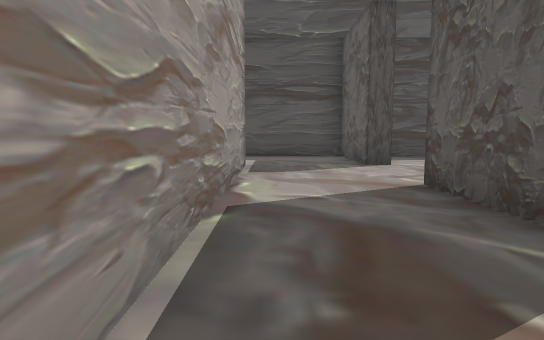
[1] (above)

24 first-person views from a walk through a 3-D level made in the Unity game engine. The camera is 1.3 m above the floor, tilts 6° down and sees 75° across. The floor is counted in squares, 2 m on a side. Each view is taken from the middle of a square. On the plan, view 1 faces up. The plan holds only what a view shows up to about 10 squares ahead; the rest is blank. The player character is not drawn.

[2]
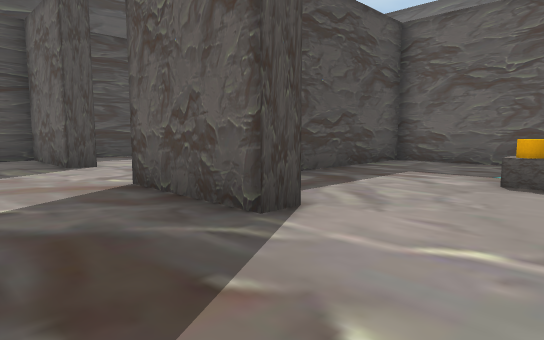

[3]
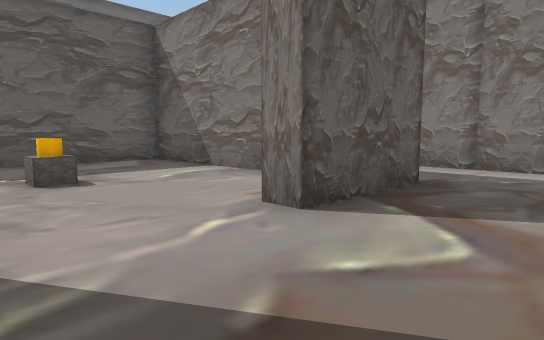

[4]
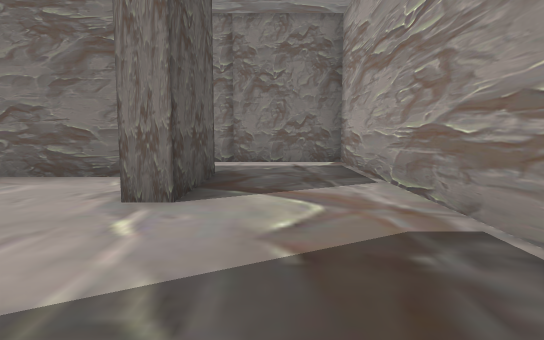

[5]
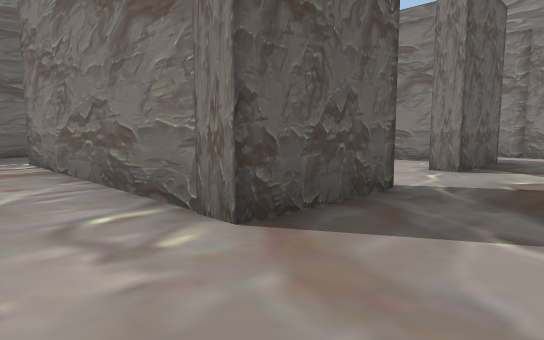

[6]
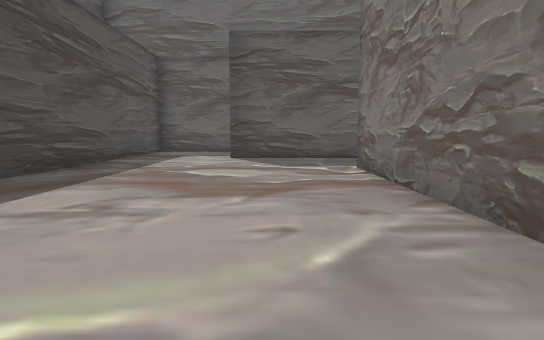

[7]
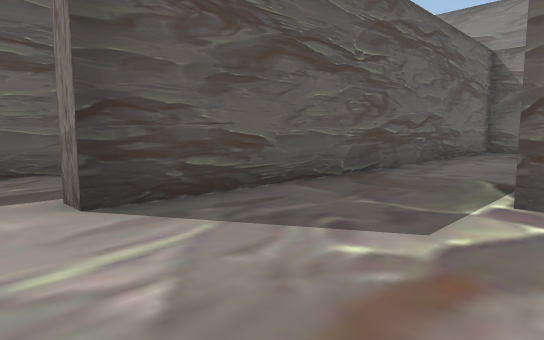

[8]
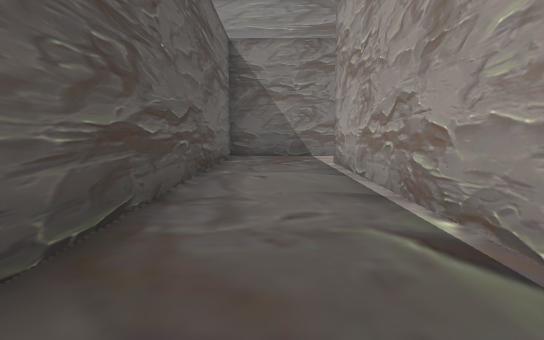

[9]
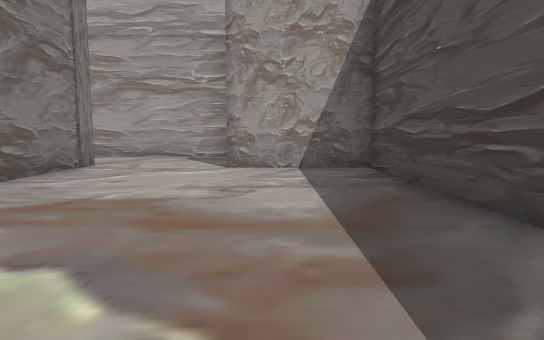

[10]
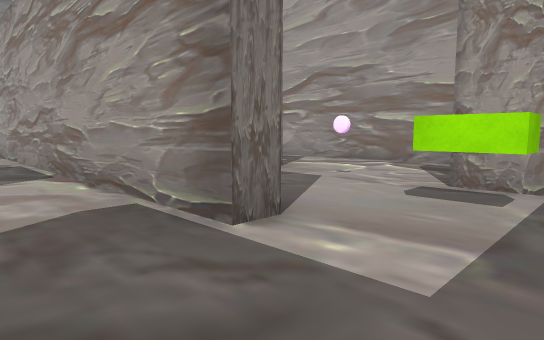

[11]
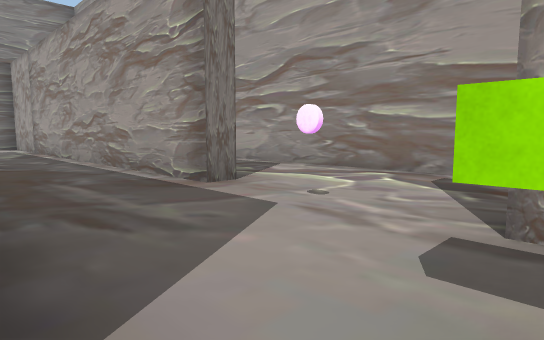

[12]
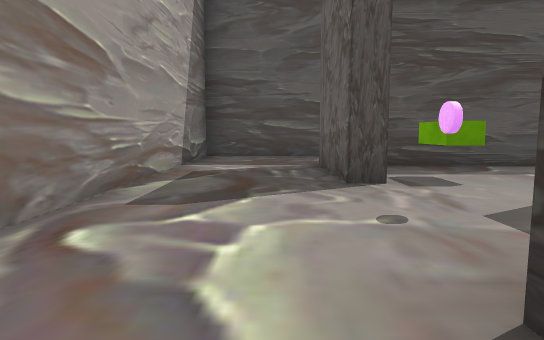

[13]
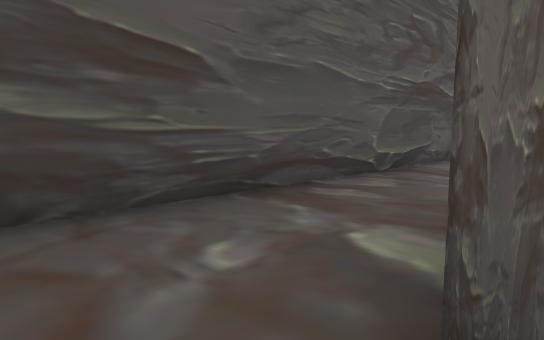

[14]
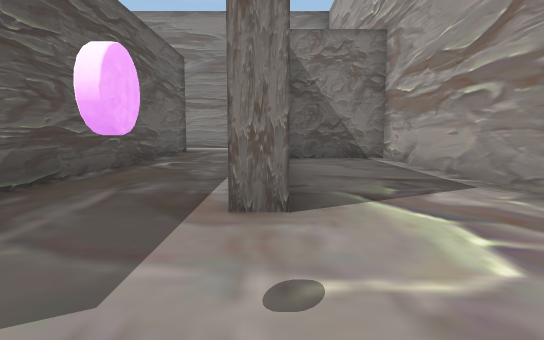

[15]
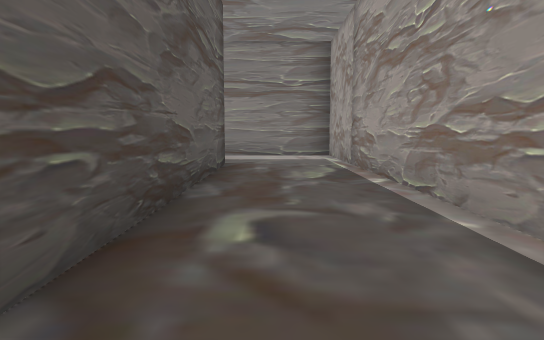

[16]
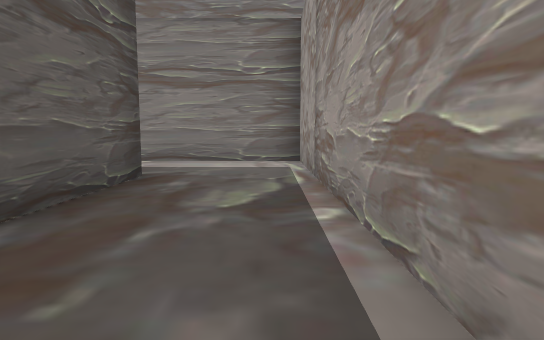

[17]
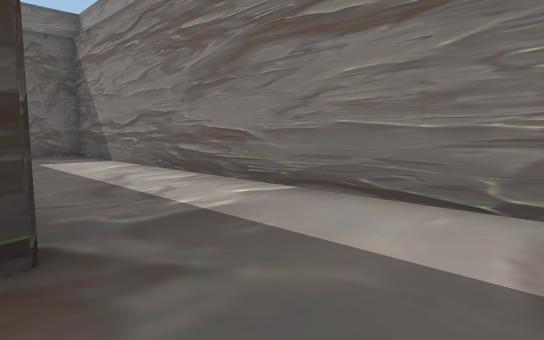

[18]
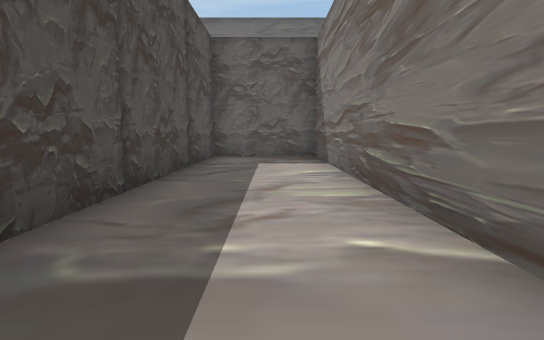

[19]
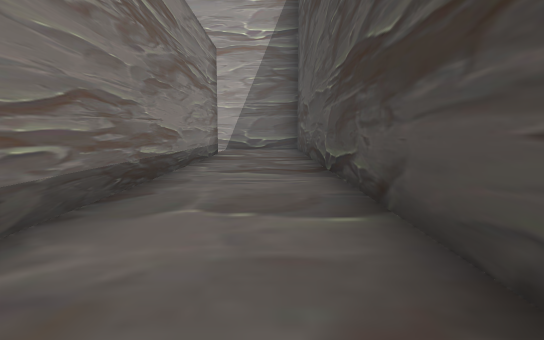

[20]
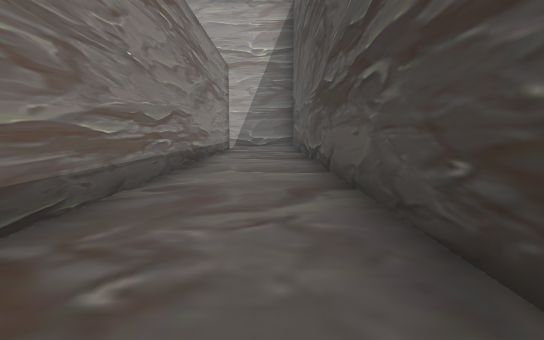

[21]
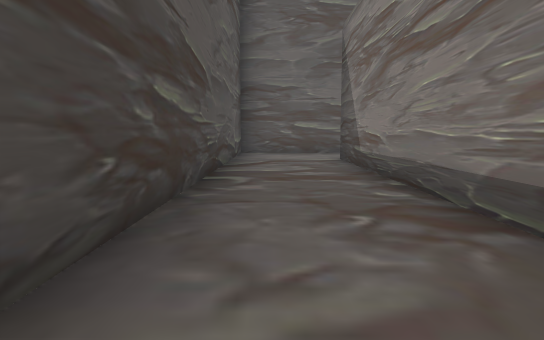

[22]
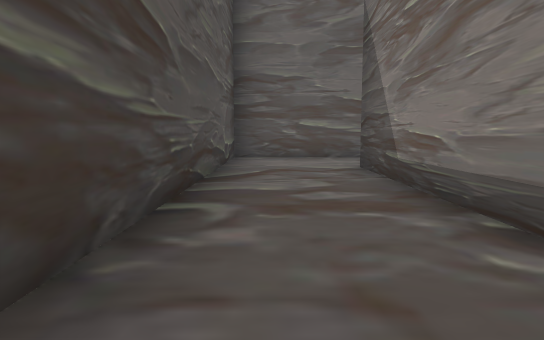

[23]
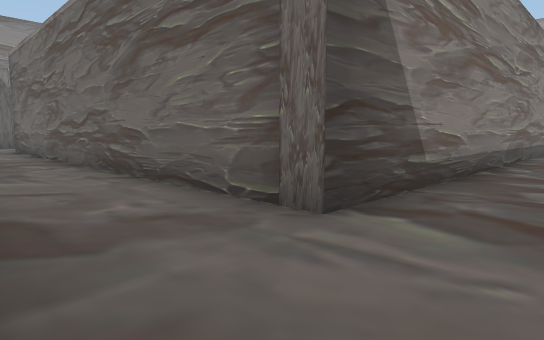

[24]
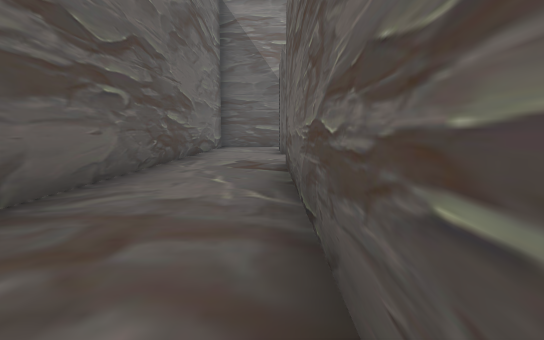

### Floor plan
Ten units are one square. View 1 is at (0, 0); x grows to the right and y downward. Boxes are objects, and circles mark ways between rooms. Rooms are numbered by the first view taken in them; rooms with no view inside come last. Other rooms are left out.
<svg viewBox="-73 -135 251 222">
<path fill="none" stroke="#000" d="M25 -20 19 -20 19 -44M31 22 82 22 82 -39 45 -39M19 28 19 3 25 3M-5 -46 -5 49 29 49M87 -34 87 28M19 -44 88 -44M-11 -71 -5 -71 -5 -46M121 -98 24 -98 24 -72 19 -72 19 -98 -15 -98M82 49 112 49 112 -71 118 -71M-10 55 -10 -32M173 51 173 -20M-42 -42 -36 -42 -36 82 78 82 78 54 0 54M142 -64 142 -72M-36 -85 -36 -75 -40 -75 -40 -104M-15 -98 -29 -98M-31 -103 147 -103 147 21M173 -96 173 -130 -68 -130 -68 22 -44 22"/>
<rect x="45" y="-5" width="10" height="10" fill="#bbb"><title>other object</title></rect>
<rect x="45" y="-15" width="10" height="10" fill="#bbb"><title>other object</title></rect>
<rect x="-25" y="-85" width="10" height="10" fill="#bbb"><title>other object</title></rect>
<circle cx="5" cy="-35" r="3" fill="#2a7"/>
<circle cx="-10" cy="-85" r="3" fill="#2a7"/>
<circle cx="110" cy="-85" r="3" fill="#2a7"/>
<text x="30" y="0">1</text>
<text x="60" y="-50">2</text>
<text x="60" y="60">3</text>
</svg>
Room 1 opens to room 2. Room 2 opens to room 3.

Where each view was taken, in squares from view 1:
view 1: 0 up, 0 right, facing up
view 2: 0 up, 0 right, facing up-right
view 3: 2 up, 0 right, facing down-right
view 4: 3 up, 1 right, facing down
view 5: 6 up, 0 right, facing down-right
view 6: 6 up, 2 right, facing right
view 7: 8 up, 8 right, facing down-right
view 8: 5 up, 10 right, facing down
view 9: 8 up, 9 right, facing left
view 10: 9 up, 1 right, facing down-left
view 11: 8 up, 1 left, facing down-left
view 12: 3 up, 5 left, facing up
view 13: 10 up, 5 left, facing up-right
view 14: 7 up, 4 left, facing down
view 15: 2 up, 2 left, facing down
view 16: 0 up, 3 left, facing down
view 17: 5 down, 3 left, facing down-right
view 18: 7 down, 2 left, facing right
view 19: 12 up, 7 right, facing left
view 20: 12 up, 10 right, facing left
view 21: 12 up, 6 right, facing right
view 22: 12 up, 8 right, facing right
view 23: 12 up, 17 right, facing down-left
view 24: 5 up, 15 right, facing down
